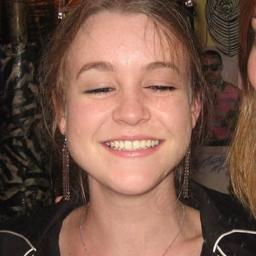
#> input picture Dataset/Test/Fake/fake_1056.jpg, 256 x 256 px, given as the content of the folder /content/Dataset/Dataset/Train/Real, which was not available
$ jupyter execute --allow-errors Deepfake_detection_system.ipynb   (shell and % lines are left out)   (text cells are left out)
#> lines starting #> are read from the running program, lines starting #| are printed output that depends on the picture
[cell 1]
from google.colab import drive
#> (the rest of this cell did not finish here and is left out)

[cell 2]
# Example of accessing a file in Google Drive
file_path = '/content/drive/My Drive/Dataset.zip'

[cell 3]
import os

def count_images_in_folders(base_path):
    """
    Counts the number of images in each subfolder (real, fake) inside a given dataset path.
    """
#> called with base_path = '/content/Dataset/Dataset/Train'
    categories = ['Real', 'Fake']
    counts = {}

    for category in categories:
        folder_path = os.path.join(base_path, category)
        if os.path.exists(folder_path):
            counts[category] = len([file for file in os.listdir(folder_path) if file.lower().endswith(('.png', '.jpg', '.jpeg'))])
        else:
            counts[category] = 0  # In case the folder doesn't exist
#> pass 2 of the loop in count_images_in_folders, `for category in categories:`:
#> pass 2 of the loop in count_images_in_folders, `for category in categories:`:
#> pass 2 of the loop in count_images_in_folders, `for category in categories:`:

    return counts

# Paths to your dataset
train_path = "/content/Dataset/Dataset/Train"
val_path = "/content/Dataset/Dataset/Validation"
test_path = "/content/Dataset/Dataset/Test"

# Count images
train_counts = count_images_in_folders(train_path)
val_counts = count_images_in_folders(val_path)
test_counts = count_images_in_folders(test_path)

# Display results
print(f"Train set: {train_counts}")
print(f"Validation set: {val_counts}")
print(f"Test set: {test_counts}")

[cell 4]
import os
import matplotlib.pyplot as plt
import cv2

def display_sample_images(image_path, n=5):
#> called with image_path = '/content/Dataset/Dataset/Train', n = 5
    categories = ['Real', 'Fake']
    for category in categories:
        folder = os.path.join(image_path, category)
        files = os.listdir(folder)[:n]
        fig, axes = plt.subplots(1, n, figsize=(20, 5))
        for i, file in enumerate(files):
            img = cv2.imread(os.path.join(folder, file))
#> img is the input picture: shape (256, 256, 3); mean B, G, R 74.4, 88.2, 120.6
            axes[i].imshow(cv2.cvtColor(img, cv2.COLOR_BGR2RGB))
            axes[i].axis('off')
        plt.show()
#> pass 2 of the loop in display_sample_images, `for category in categories:`:
#> in display_sample_images, `plt.show()`:
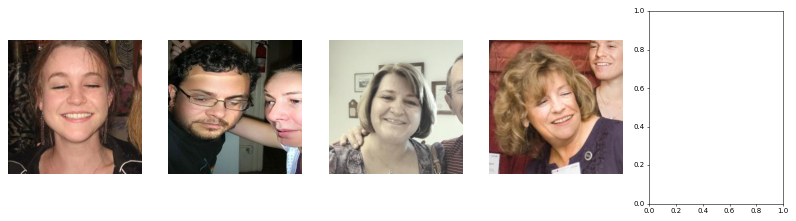
#> figure drawn by matplotlib, 4 panels

# Example usage
image_path = '/content/Dataset/Dataset/Train'  # Adjust to your dataset path
display_sample_images(image_path)

[cell 5]
import os
import cv2
import numpy as np
import seaborn as sns
import matplotlib.pyplot as plt

def check_image_sizes(image_path):
    """
    Checks the dimensions of images in the dataset.
    """
#> called with image_path = '/content/Dataset/Dataset/Train'
    widths, heights = [], []

    for category in ['Real', 'Fake']:
        folder = os.path.join(image_path, category)
        for file in os.listdir(folder):
            img = cv2.imread(os.path.join(folder, file))
            h, w = img.shape[:2]
#> h = 256; w = 256
            widths.append(w)
            heights.append(h)
#> pass 2 of the loop in check_image_sizes, `for category in ['Real', 'Fake']:`:

    return widths, heights

# Analyze train set image sizes
train_widths, train_heights = check_image_sizes("/content/Dataset/Dataset/Train")

# Plot distribution of image sizes
plt.figure(figsize=(12, 5))
sns.histplot(train_widths, bins=30, kde=True, color='blue', label="Widths")
sns.histplot(train_heights, bins=30, kde=True, color='red', label="Heights")
plt.legend()
plt.title("Distribution of Image Sizes in Train Set")
plt.xlabel("Pixels")
plt.show()
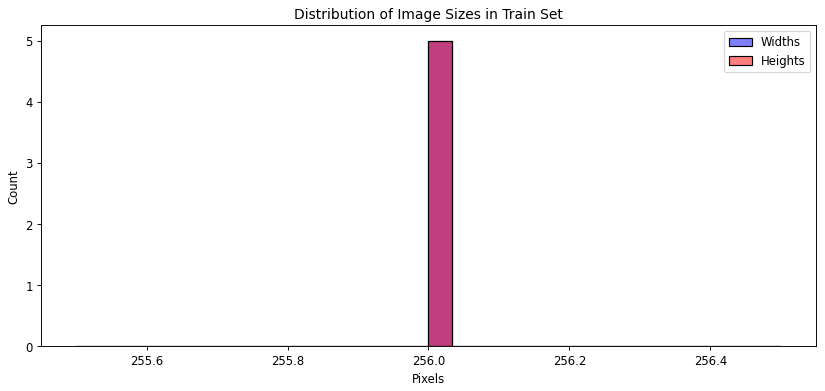
#> figure drawn by matplotlib, 1 panel; tallest bar 5 high, from x = 256 to 256; tallest bar 5 high, from x = 256 to 256

[cell 6]
def analyze_pixel_distribution(image_path, sample_size=100):
    """
    Analyzes pixel intensity distribution for a sample of images.
    """
    pixel_values = []

    for category in ['Real', 'Fake']:
        folder = os.path.join(image_path, category)
        sample_files = np.random.choice(os.listdir(folder), sample_size, replace=False)

        for file in sample_files:
            img = cv2.imread(os.path.join(folder, file), cv2.IMREAD_GRAYSCALE)  # Convert to grayscale
            pixel_values.extend(img.flatten())  # Flatten and store pixel values

    return pixel_values

# Get pixel distributions
#> (the rest of this cell did not finish here and is left out)

[cell 7]
import os
import cv2
import numpy as np

def normalize_images_in_folder(folder_path):
    """
    Normalizes all images in a given folder by scaling pixel values to [0,1] and overwrites the images.
    """
#> called with folder_path = '/content/Dataset/Dataset/Train/Real'
    for file in os.listdir(folder_path):
        img_path = os.path.join(folder_path, file)

        # Read image
        img = cv2.imread(img_path)
        if img is None:
            continue  # Skip if the file is not an image

        # Normalize image
        img = img.astype(np.float32) / 255.0  # Convert range (0-255) to (0-1)

        # Convert back to uint8 (optional, for saving)
        img = (img * 255).astype(np.uint8)

        # Save normalized image
        cv2.imwrite(img_path, img)
#> pass 2 of the loop in normalize_images_in_folder, `for file in os.listdir(folder_path):`:
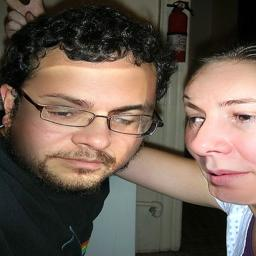
#> input picture Dataset/Test/Fake/fake_1648.jpg, 256 x 256 px, found by its file name
#> in normalize_images_in_folder, img is the input picture: shape (256, 256, 3); mean B, G, R 81.6, 92.5, 107.8

# Define paths for real and fake folders in train set
train_real_path = "/content/Dataset/Dataset/Train/Real"
train_fake_path = "/content/Dataset/Dataset/Train/Fake"

# Apply normalization
normalize_images_in_folder(train_real_path)
normalize_images_in_folder(train_fake_path)

print("Normalization complete!")

[cell 8]
from scipy.stats import chi2_contingency


def chi_square_test(train_counts, val_counts, test_counts):
    data = [
        [train_counts['Real'], train_counts['Fake']],
        [val_counts['Real'], val_counts['Fake']],
        [test_counts['Real'], test_counts['Fake']]
    ]
    chi2, p, dof, expected = chi2_contingency(data)
    print(f"Chi-Square statistic: {chi2}, p-value: {p}")

# Example usage
train_counts = count_images_in_folders('/content/Dataset/Dataset/Train')
#> pass 2 of the loop in count_images_in_folders, `for category in categories:`:
#> pass 2 of the loop in count_images_in_folders, `for category in categories:`:
#> pass 2 of the loop in count_images_in_folders, `for category in categories:`:
val_counts = count_images_in_folders('/content/Dataset/Dataset/Validation')
test_counts = count_images_in_folders('/content/Dataset/Dataset/Test')

chi_square_test(train_counts, val_counts, test_counts)

[cell 9]
from scipy import stats
import cv2
import os
import numpy as np

def evaluate_pixel_variance(image_folder):
#> called with image_folder = '/content/Dataset/Dataset/Train'
    real_variances = []
    fake_variances = []

    # Paths to the Real and Fake subfolders
    real_folder = os.path.join(image_folder, 'Real')
    fake_folder = os.path.join(image_folder, 'Fake')

    # Iterate through real images
    for file in os.listdir(real_folder):
        img_path = os.path.join(real_folder, file)
        img = cv2.imread(img_path)
        if img is not None:
            variance = np.var(img)
            real_variances.append(variance)

    # Iterate through fake images
    for file in os.listdir(fake_folder):
        img_path = os.path.join(fake_folder, file)
        img = cv2.imread(img_path)
        if img is not None:
            variance = np.var(img)
            fake_variances.append(variance)
#> pass 2 of the loop in evaluate_pixel_variance, `for file in os.listdir(fake_folder):`:

    # Perform t-test to compare the variances
    t_stat, p_val = stats.ttest_ind(real_variances, fake_variances)

    # Print the results
    print(f"T-statistic: {t_stat}, P-value: {p_val}")

# Example usage
evaluate_pixel_variance('/content/Dataset/Dataset/Train')

[cell 10]
import cv2
import os
import numpy as np

def preprocess_image(image, target_size=(224, 224)):
    """Resize and normalize the image."""
#> called with target_size = (224, 224)
    # Resize the image
    resized_img = cv2.resize(image, target_size)

    # Normalize the image to range [0, 1]
    normalized_img = resized_img / 255.0  # Converts range from 0-255 to 0-1

    return normalized_img

def evaluate_pixel_variance_with_preprocessing(image_folder, target_size=(224, 224)):
    real_variances = []
    fake_variances = []

    # Paths to the Real and Fake subfolders
    real_folder = os.path.join(image_folder, 'Real')
    fake_folder = os.path.join(image_folder, 'Fake')

    # Iterate through real images
    for file in os.listdir(real_folder):
        img_path = os.path.join(real_folder, file)
        img = cv2.imread(img_path)
        if img is not None:
            # Preprocess the image
            processed_img = preprocess_image(img, target_size)
            # Compute variance
            variance = np.var(processed_img)
            real_variances.append(variance)

    # Iterate through fake images
    for file in os.listdir(fake_folder):
        img_path = os.path.join(fake_folder, file)
        img = cv2.imread(img_path)
        if img is not None:
            # Preprocess the image
            processed_img = preprocess_image(img, target_size)
            # Compute variance
            variance = np.var(processed_img)
            fake_variances.append(variance)
#> pass 2 of the loop in evaluate_pixel_variance_with_preprocessing, `for file in os.listdir(fake_folder):`:

    # Perform t-test to compare the variances
    t_stat, p_val = stats.ttest_ind(real_variances, fake_variances)

    # Print the results
    print(f"T-statistic: {t_stat}, P-value: {p_val}")

# Example usage
evaluate_pixel_variance_with_preprocessing('/content/Dataset/Dataset/Train')
